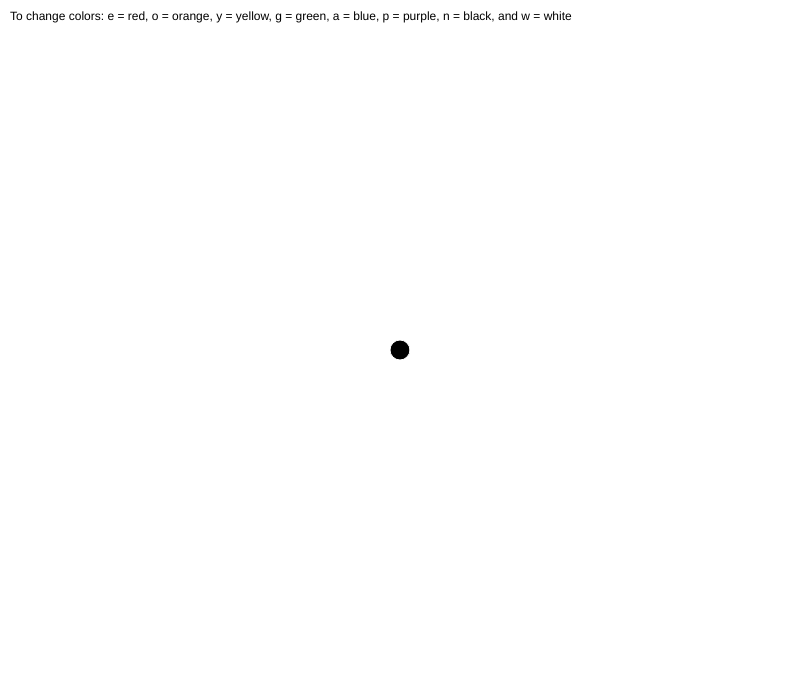
Frame 1 (no input)
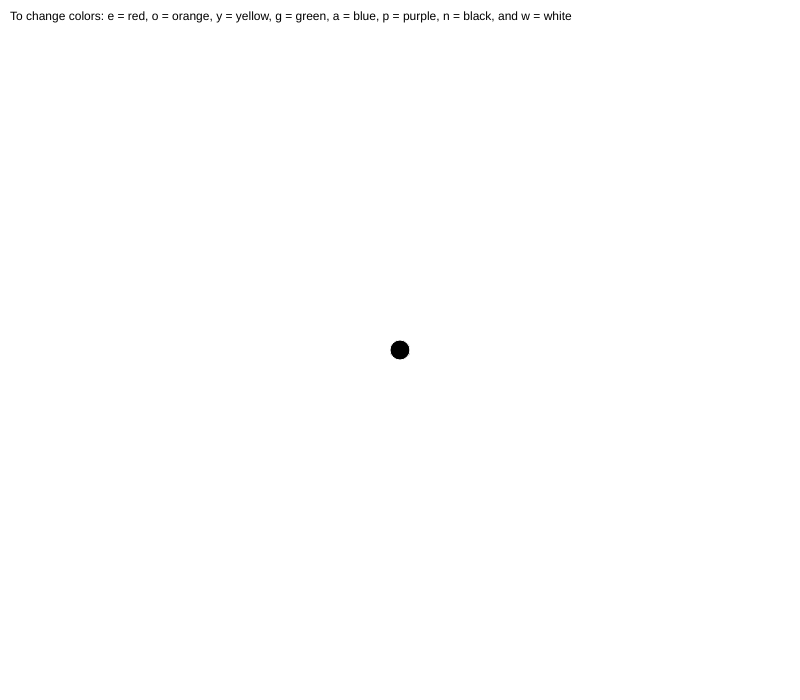
Frame 60 (no input)
Frame 120 (the mouse pressed at the canvas centre since frame 60): identical to frame 60, image omitted

The p5.js sketch that drew these frames (run headless with seeded random() and noise() and a simulated clock; from frame 60 on, the mouse is pressed at the canvas centre):

// p5.js sketch
// ── sketch.js

var x, y; // some variables for the current position of the turtle
var currentangle = 270; // we start out facing north
var step = 20; // how many pixels do we move forward when we draw?
var angle = 90; // how many degrees do we turn with '+' and '-'
var directions = "To change colors: e = red, o = orange, y = yellow, g = green, a = blue, p = purple, n = black, and w = white";
var r = 0;
var g = 0;
var b = 0;

function setup(){
  createCanvas(800, 700);
  background(255);
      // start our turtle in the middle of the screen
  x = width/2;
  y = height/2;
  text(directions, 10, 20);
}

function draw(){
  
  
  // draw the stuff:
  fill(r,g,b);
  stroke(255,255,255);
  ellipse(x, y, 20, 20); // circle that chases the mouse
}

function keyTyped(){
  console.log(key); // what key did we type?
  
  if(key=='f'){ // draw forward
    // polar to cartesian transformation based on step and currentangle:
    var x1 = x + step*cos(radians(currentangle));
    var y1 = y + step*sin(radians(currentangle));
      // update the turtle's position:
    x = x1;
    y = y1;
  }
  else if(key=='b'){ // draw backward
    // polar to cartesian transformation based on step and currentangle:
    var x1 = x - step*cos(radians(currentangle));
    var y1 = y - step*sin(radians(currentangle));
      // update the turtle's position:
    x = x1;
    y = y1;
  }
  else if(key=='r'){
   currentangle+=angle; // turn right
  }
  else if(key=='l'){
   currentangle-=angle; // turn left
  }
  //key to change color of the circle
  if(key=='e'){
   r = 255; //red
   g = 0;
   b = 0;
  }
  else if(key=='o'){
   r = 255; //orange
   g = 153;
   b = 51;
  }
  else if(key=='y'){
   r = 255; //yellow
   g = 255;
   b = 0;
  }
  else if(key=='g'){
   r = 0; //green
   g = 255;
   b = 0;
  }
  else if(key=='a'){
   r = 0; //blue
   g = 0;
   b = 255;
  }
  else if(key=='p'){
   r = 102; //purple
   g = 102;
   b = 204;
  }
  else if(key=='n'){
   r = 0; //black
   g = 0;
   b = 0;
  }
  else if(key=='w'){
   r = 255; //white
   g = 255;
   b = 255;
  }
  
}
